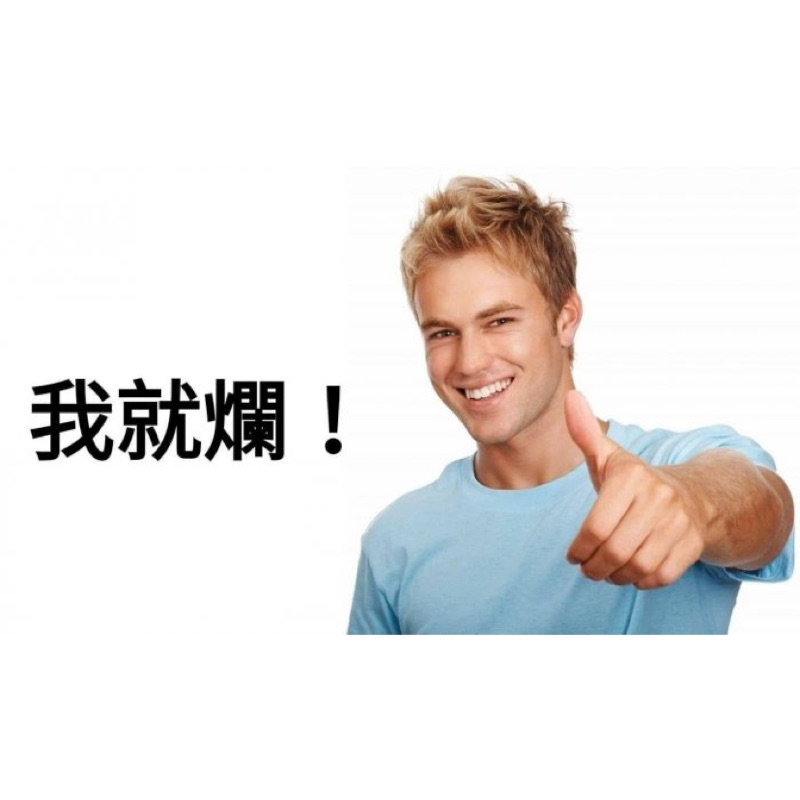
#> input picture example_image_for_face_recognition.jpg, 800 x 800 px
$ jupyter execute --allow-errors '計算機程式期末專案_超級明星臉.ipynb'   (shell and % lines are left out)
#> lines starting #> are read from the running program, lines starting #| are printed output that depends on the picture; pictures that were not available may be replaced by others from this repository, and a replacement may not be noted
# 內容最後更新時間：2020/06/02

# 計算機程式期末專案：超級明星臉

**組員名單：**
* 108303067 會計一 杜淑萍
* 105306019 資管四 陳宇鑫 (組長)
* 105308035 風管四 黃偉竣
* 105308045 風管四 林庭萱

**專案分工：**
* 杜淑萍：蒐集及整理資料(女明星 part1)、建立模型、上台報告
* 陳宇鑫：蒐集及整理資料(男明星 part1)、建立模型、主程式(這份ipynb檔案的內容)、投影片內容、上台報告
* 黃偉竣：蒐集及整理資料(女明星 part2)、建立模型、尋找可用的程式套件
* 林庭萱：蒐集及整理資料(男明星 part2)、建立模型、提案影片、投影片美工

**提案影片：**
https://www.youtube.com/watch?v=-U66l3MJ7OA&fbclid=IwAR3Rebtj3P8VdFg2QCxxoqHl9Hl4IJw91mqV0X7tjqc0mP1eqD2dMMDoIDU

**存放該程式碼和其他相關檔案的github repository：**
https://github.com/SwordenBlade1230/NCCU_ComputerProgramming_groupProject

**模型輸入和輸出的資料、範例資料集等資源：**
https://drive.google.com/drive/folders/1YkJT5EksVRj9jSiOUyrWW1B_Y_4cwlB2?usp=sharing

**說明投影片**
https://drive.google.com/file/d/1tYJatyQdmmRlieLFt987i2wETiNa7PJs/view?usp=sharing

# 0. 前言

現在網路上有許多**「你看起來像哪個名人」**的網站，只要輸入自己的頭像，網頁就會顯示你看起來像哪一位名人的結果。而在這次的專案中，我們將自己建立類似這樣的模型。我們預計以**男女各五十位明星，每位約150張的臉部照片**作為訓練和測試的資料，分別建立兩個CNN模型：一個專門輸入男性的頭像，按照輸入照片的臉部特徵，輸出模型認為和輸入照片最相似的男明星的名稱；另一個則是專門負責女明星的預測。從資料集的建立和模型的訓練，都是由我們組員分工合作而來。而在資料集建立的過程中，有許多重點值得和大家分享，例如網路爬蟲、相片臉部擷取等。

本程式碼包含四個部分，分別是**資料蒐集**、**資料前處理**、**建立模型**以及**應用**的部分，每個段落的程式碼可以獨立執行(前提是預先準備好程式碼需要讀入的檔案，以及安裝必要的套件)。如果按照該程式碼的教學從頭到尾執行一遍，將會產出一個能夠按照臉部特徵辨識明星的模型，但是過程中還是有一些部分需要人力介入，例如在擷取臉部圖片的步驟後必須人工篩選符合預期的圖片。**如果僅需DEMO，可以直接從「4.2 讀取自己的照片，看模型會給出什麼有趣的結果」的部分開始執行**。

如果要重頭開始執行該程式碼，請確保和該程式碼同一個目錄下有**chromedriver.exe**和**haarcascade_frontalface_default.xml**的檔案(這兩個檔案可以直接從上方提供的github repository下載，網路上打關鍵字也有資源可以下載)，分別在之後爬取圖片和擷取圖片中的人臉時會用到。另外，有一個名為**說明圖片**的資料夾，裡面存放解說的圖片，如果移除或移動路徑將無法在該程式碼上看到相關的說明圖片，因此請盡量不要動到它。

# 1. 資料蒐集

## 1.1 取得明星名單

目前我們女明星的名單是參考**FHM Taiwan 男人幫雜誌 2020台灣百大美女排行榜**(取其中五十位)。
完整榜單網址：https://top10bikeguide.com.tw/yule/star/3941.html

由於網路上並沒有華人50大男明星的參考名單，自己想又缺乏客觀依據，因此針對男明星的名單部分，我們以**「網路溫度計 - 歌手天團 - 網路聲量 」**為參考，取出熱度前200名的明星(目前以歌手和樂團主唱為主)。雖然排名在前面的明星有可能是因為負面聲量的關係，但這些明星能排名在前面至少近期討論度算高的。以下的程式碼將透過爬蟲的方式，自動取得熱度前200名的明星名單。

[cell 1]
# 安裝必要的函式庫
#!pip install beautifulsoup4

[cell 2]
# 載入函式庫
import requests
from bs4 import BeautifulSoup
import time
import datetime

[cell 3]
# 設定最多要爬到第幾頁的資料(一頁有十位明星的名稱)
max_page = 20

[cell 4]
# 主程式
star_list = [] # 用來裝歌手和樂團的列表

st = time.time()

#> (the rest of this cell did not finish here and is left out)

[cell 5]
# 印出前五名的結果
star_list[:5]

[cell 6]
# 將列表存成記事本方便未來操作
today = datetime.date.today()
target_file_name = '網路溫度計 - 歌手天團 - 網路聲量 前兩百名的歌手及樂團名稱_' + str(today) + '.txt'

with open(target_file_name, 'w', encoding="utf-8") as f:
    for item in star_list:
        f.write("%s\n" % item)

執行完該部分的程式碼後，將會在和該程式碼同一個目錄下產生一個名為「網路溫度計 - 歌手天團 - 網路聲量 前兩百名的歌手及樂團名稱_當天日期」的文字檔，裡面將會有200位歌手和樂團的名稱，如下圖所示。

因為我們只需要前50名男明星的名稱，因此需要對該文字檔做篩選(把女明星和排名比較後面的男明星篩選掉)。由於我們組員每一個人需要負責處理25位明星的臉部照片，因此該程式碼之後「1.2 爬取搜尋引擎上的圖片」和「2.1 資料前處理」的部分將以前25名男明星為例(明星名單請參照下方範例圖片裡面的內容，不過這是2020-04-27爬蟲的結果，現在排名應該會有所更動)。在篩選的過程中，**如果遇到樂團名稱就以該樂團的主唱為主**，例如將「五月天」改成「陳信宏(阿信)」，將「蘇打綠」改成「吳青峰」。篩選完之後將檔案另存為**明星列表.txt**，一樣是存放在和該程式碼同一個目錄下。

## 1.2 爬取搜尋引擎上的圖片

原本我們打算用**google_images_download**從Google爬取圖片，但在今年年初(約2月的時候)Google改變其前端的程式碼之後該函式就失效了，因此我們後來改寫網路一個爬取搜狗圖片的範例程式(**Python Selenium 自動化爬取大量圖片**)，作為我們蒐集圖片的主程式(參考來源有附在下方)。

用**搜狗圖片**作為我們目標爬蟲搜尋引擎的原因，在於Google對於大量請求很敏感，設置了反爬蟲系統，被偵測到的話以後就不能使用Google搜尋，因此這裡選擇搜狗圖片作為我們要爬蟲的搜尋引擎，一方面圖片資源也很多，再來就算真的被封鎖ip也比較不心痛。

Selenium 是為瀏覽器自動化（Browser Automation）需求所設計的一套工具集合，讓程式可以直接驅動瀏覽器進行各種網站操作。之後我們會用程式自動開啟一個由Selenium控制的瀏覽器(目前我們使用的瀏覽器驅動器為**ChromeDriver**)，自動下載圖片到指定的資料夾。

注意事項：
* 在跑該部分的程式之前，必須確定ChromeDriver的執行檔已放在和該程式碼同一個目錄下。如果ChromeDriver無法正常運行(程式被中斷)，可能是因為目前Google Chrome和ChromeDriver的版本不一致的緣故，請至下列網址下載和自己Google Chrome版本匹配的ChromeDriver。
https://chromedriver.chromium.org/downloads
* 雖然有設置爬蟲的冷卻時間(目前設3秒，可以再設更高)，但還是有可能會被對面的伺服器擋掉，因此執行該部分的程式碼到一半斷掉時(例如被伺服器檔或網路突然斷訊)，可以將**明星列表.txt**已經跑完的明星名稱移除，然後在運行一次該部分的程式碼(不過在做這個步驟前請先備份原始的明星列表，避免之後發生意外)。
* 程式碼在跑的過程中，不要動到新開啟的Chrome視窗(視窗中有寫「受到自動測試軟體的控制」的那個)。
* 該部分的程式碼會運行比較長的時間(爬一位明星的250張照片大概要花上3到6分鐘不等)，請耐心等候，或是去做別的事情。

參考來源：   https://medium.com/%E4%BC%81%E9%B5%9D%E4%B9%9F%E6%87%82%E7%A8%8B%E5%BC%8F%E8%A8%AD%E8%A8%88/python%E7%88%AC%E8%9F%B2-python-selenium-%E8%87%AA%E5%8B%95%E5%8C%96%E7%88%AC%E5%8F%96%E5%A4%A7%E9%87%8F%E5%9C%96%E7%89%87-a35d3c89c6d1

函式名稱：image_crawler
參數說明：
* target_name：目標照片主題的名字
* url：爬取頁面網址
* img_num = 100：要爬取的照片數量
* base_path = 'imgs'：儲存圖片的基本路徑
* chromeDriver = 'chromedriver'：ChromeDriver檔案存放的路徑(預設是和該程式同一個目錄下)

[cell 7]
# 安裝必要的函式庫
# !pip install selenium
# !pip install opencc-python-reimplemented

[cell 8]
# 主函式
from selenium import webdriver
import time
import urllib
import os

# [66 lines left out: function image_crawler, not called in this run]

#> (a cell that did not finish here is left out)

[cell 10]
### 生成簡體版本的歌手名單，以便之後擷取藝人圖片搜尋結果的網址(針對搜狗圖片或其他大陸的瀏覽器) ###
from opencc import OpenCC
#> (the rest of this cell did not finish here and is left out)

[cell 11]
### 主程式 ###
for idx, star_name in enumerate(star_list):
    st = time.time()

    # 目標照片主題的名字
    print('---------------------- 目前進度：' + star_name + ' ----------------------')
    target_name = star_name

    # 爬取頁面網址
    url = 'https://pic.sogou.com/pics?query=' + star_list_simplified[idx]

    # 要爬取照片的數量
    img_num = 250

    # 儲存圖片的基本路徑
    base_path = 'imgs'

    # ChromeDriver檔案放的位置
    chromeDriver = 'chromedriver' # 預設是和該程式同一個目錄下

    image_crawler(target_name, url, img_num, base_path, chromeDriver)

    ed = time.time()
    spend_time = ed - st
    print(f'花費時間：{spend_time:.2f}秒')

跑完該部分的程式碼後，將會在和該程式碼同一個目錄下看到名為**imgs**的資料夾，點開後裡面會有各個明星的照片資料夾(目前以各個明星的名稱作為資料夾名稱)，如下面的範例圖片所示。

有些明星的圖片可能不滿自己設定的張數(例如下面的範例圖片，可以猜猜看是哪一位藝人)，其原因可能在於該明星在對岸的知名度還沒有起來，或是近期處於被對岸封殺的狀態(畢竟我們是用大陸的瀏覽器)，如果張數和目標張數真的差太多，可以換別的明星重跑一次該部分的程式碼。

# 2. 資料前處理

## 2.1 擷取圖片中的人臉

由於在我們剛才爬下來的圖片當中，有些圖片的背景就占了圖片中很大的篇幅(如上面的範例圖片)，這對之後建立一個人臉辨識模型將會帶來很大的雜訊，因此我們需要將這些圖片中人臉的部分擷取出來，作為之後我們的訓練資料。

我們將透過**OpenCV已經訓練好的臉部分類器(haarcascade_frontalface_default.xml)**達到擷取人臉的目的。

face_cascade.detectMultiScale參數說明：
* ScaleFactor：每次搜尋方塊減少的比例
* minNeighbers：每個目標至少檢測到幾次以上，才可被認定是真數據。
* minSize：設定數據搜尋的最小尺寸，如 minSize=(40,40)

注意事項：
* 在該部分程式碼運行的過程中，某些圖片可能基於某種原因無法被OpenCV讀取(目前我不知道原因為何)，但應該是占整體的少數，因此可以直接忽略
* 如果覺得人臉辨識的結果比預期張數少了太多(例如原本有250張照片，結果最後只剩50張)，可以降低face_cascade.detectMultiScale中 scaleFactor和minNeighbers的數字放寬臉部判定的門檻(目前我把該參數設成face_segmentation函式的參數了，可以在執行face_segmentation的時候直接調整)，以目前預設的參數大概10分鐘內可以跑完。
* OpenCV的臉部分類器可以多重擷取照片中的人臉，因此原始照片中可以有多個人臉。

參考來源：
https://medium.com/@yanweiliu/python%E5%BD%B1%E5%83%8F%E8%BE%A8%E8%AD%98%E7%AD%86%E8%A8%98-%E4%B8%80-%E4%BD%BF%E7%94%A8open-cv%E8%BE%A8%E8%AD%98%E5%9C%96%E7%89%87%E5%8F%8A%E5%BD%B1%E7%89%87%E4%B8%AD%E7%9A%84%E4%BA%BA%E8%87%89-527ef48f3a86

使用OpenCV無法讀取中文路徑的解決方法：
https://www.zhihu.com/question/67157462/answer/251754530

[cell 12]
# 安裝必要的函式庫
# !pip install opencv-python
# !pip install opencc-python-reimplemented

[cell 13]
### 主函式 ###
import cv2
import matplotlib.pyplot as plt
import os
import numpy as np

def face_segmentation(imgs_base_path, scaleFactor=1.05, minNeighbors=3, minSize=(32, 32)):

    # 建立新的資料夾，用來存放只含人臉部分的照片
#> called with imgs_base_path = 'imgs', scaleFactor = 1.05, minNeighbors = 3, minSize = (32, 32)
    target_base_path = imgs_base_path + '_face'
    if not os.path.exists(target_base_path):
            os.makedirs(target_base_path)
            print('----------- 建立新資料夾：' + target_base_path + ' -----------')


    # 載入分類器
    face_cascade = cv2.CascadeClassifier('haarcascade_frontalface_default.xml')

    for category_file_name in os.listdir(imgs_base_path):
        print('---------------------- 目前程式處理的資料夾名稱：' + category_file_name + ' ----------------------')

        # 建立和該類別對應的目標資料夾，用來存放該類別只含人臉部分的照片
        target_category_path = os.path.join(target_base_path, category_file_name)
        if not os.path.exists(target_category_path):
                os.makedirs(target_category_path)
                print('----------- 建立新資料夾：' + target_category_path + ' -----------')

        # 對該類別資料夾中的每一張照片擷取人臉的部分並輸出成新的照片
        for img_name in os.listdir(os.path.join(imgs_base_path, category_file_name)):
            #img = cv2.imread(os.path.join(imgs_base_path, category_file_name, img_name)) # 讀取圖片
            img = cv2.imdecode(np.fromfile(os.path.join(imgs_base_path, category_file_name, img_name),dtype=np.uint8),-1)
#> img is the input picture: shape (800, 800, 3); mean B, G, R 230.1, 231.5, 234.4
                # 讀取圖片(路徑含有中文字的版本)

            try:
                gray = cv2.cvtColor(img, cv2.COLOR_BGR2GRAY)  # 轉成灰階圖片
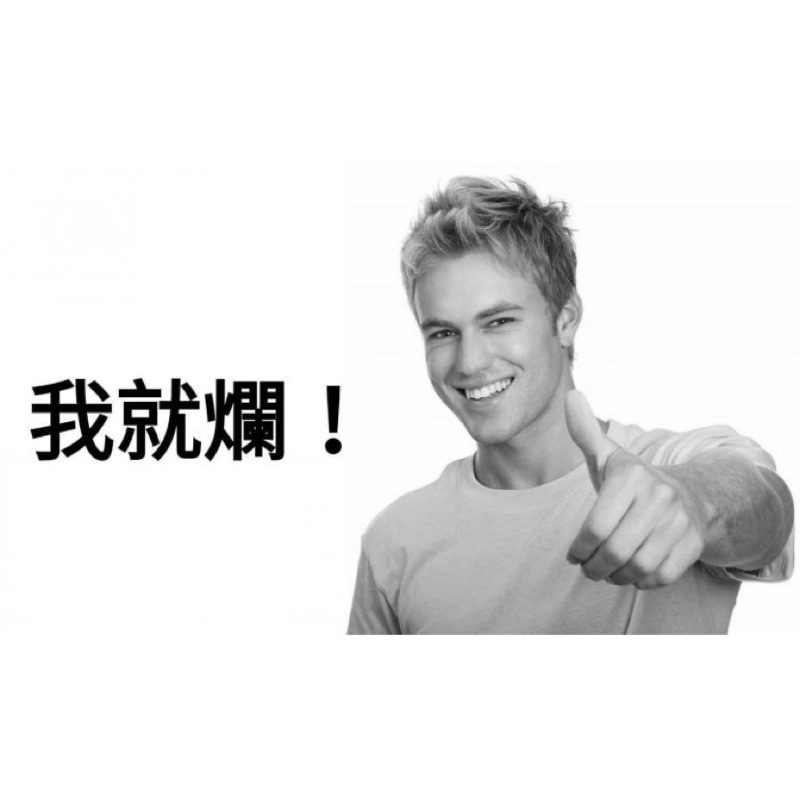
#> gray: shape (800, 800); min 0, max 255, mean 232.2
                faces = face_cascade.detectMultiScale(
                    gray, scaleFactor=scaleFactor, minNeighbors=minNeighbors, minSize=minSize)
#> faces = [[392, 263, 162, 162]]
                for idx, (x, y, w, h) in enumerate(faces):
                    crop_img = img[y:y+h, x:x+w] # 裁切圖片
#                     cv2.imwrite(
#                         os.path.join(target_base_path, category_file_name, img_name[:3] + '_' + str(idx + 1) + '.jpg'),
#                         crop_img
#                     ) # 保存圖片至目標路徑
                    cv2.imencode('.jpg', crop_img)[1].tofile(
                        os.path.join(target_base_path, category_file_name, img_name[:3] + '_' + str(idx + 1) + '.jpg')
                    ) # 保存圖片至目標路徑(路徑含有中文字的版本)
#> this loop made 1 pass
#> pass 1, in face_segmentation, `crop_img = img[y:y+h, x:x+w]`:
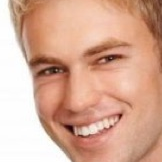
#> crop_img: shape (162, 162, 3); mean B, G, R 149.5, 170.4, 215
            except:
                print('無法讀取', os.path.join(imgs_base_path, category_file_name, img_name))

[cell 14]
### 主程式 ###
import time
st = time.time()

face_segmentation(imgs_base_path='imgs', scaleFactor=1.05, minNeighbors=3, minSize=(32, 32))

ed = time.time()
spend_time = ed - st
print(f'花費時間：{spend_time:.2f}秒')

運行完該部分的程式碼之後，將會在和該程式碼同一個目錄下看到名為**imgs_face**的資料夾，點開來後會有各個明星臉部偵測的結果(如下面的範例圖片)

然而直接透過臉部分類器擷取出來的臉部圖片可能會出現以下狀況：
* 重複的照片
* 擷取到的人臉非完整的
* 擷取到非人臉的部分
* 出現根本不是那位藝人的臉
* 擷取到的臉本身過於「崩壞」
* 擷取到的臉角度過於側面

因此這部分需要**人力的介入**，對各個資料夾中的圖片進行人工篩選(強烈建議實施該步驟之前先將imgs_face的資料夾進行備份)，直到符合該明星的臉部照片至少超過規定的數量(我們目前以150張臉部照片為底線)。如果該明星的照片不足150張，可以透過Goole圖片、臉書、IG、Youtube和微博等各種管道用截圖的方式補足(Windows作業系統可以用Win+Shift+S進行特定螢幕區域的截圖)，如果和目標張數差太多張的話，將從之前「網路溫度計 - 歌手天團 - 網路聲量 前兩百名的歌手及樂團名稱_當天日期」的文字檔中取排名更後面的明星，再重新從搜狗圖片爬取這些明星的圖片(畢竟手動螢幕截圖也是不輕鬆的工作)。

以下是我負責的部分最終的結果，其中有些明星因為成功辨識的臉部照片太少而被換成其他的明星。

## 2.2 將資料集整理成模型輸入的形式

現在我們已經建立好特定明星的臉部資料集，之後將透過該部分的程式碼將其轉成模型輸入的形式：(x_train, x_test, y_train, y_test)。

這裡將以**50位男明星，共7500張照片的資料集(imgs_face_male，由宇鑫和庭萱負責建立的資料集)**做為該部分和「3. 建立模型」的示範。

參考來源：https://pythonprogramming.net/loading-custom-data-deep-learning-python-tensorflow-keras/

[cell 15]
import numpy as np
import matplotlib.pyplot as plt
import os
import cv2
from tqdm import tqdm # 進度條

[cell 16]
# 超參數設定
DATADIR = "imgs_face_male"
IMG_SIZE = 64 # 目前我們的運算資源(筆電)跑不動128 * 128的圖片
CHANNEL_NUM = 3 # 1 = 灰階圖片； 3 = 彩色圖片

[cell 17]
class_names = os.listdir(DATADIR)
print(class_names) # 印出所有圖片的類別

[cell 18]
training_data = []

def create_training_data():
    for category in class_names:  # do dogs and cats

        path = os.path.join(DATADIR,category)  # create path to dogs and cats
        class_num = class_names.index(category)  # get the classification

        for img in tqdm(os.listdir(path)):  # iterate over each image per dogs and cats
            try:
                if CHANNEL_NUM == 3:
                    img_array = cv2.imdecode(np.fromfile(os.path.join(path,img),dtype=np.uint8),-1)
                    img_array = cv2.cvtColor(img_array, cv2.COLOR_BGR2RGB)
                elif CHANNEL_NUM == 1:
                    img_array = cv2.imdecode(np.fromfile(os.path.join(path,img),dtype=np.uint8),cv2.IMREAD_GRAYSCALE)
                new_array = cv2.resize(img_array, (IMG_SIZE, IMG_SIZE))  # resize to normalize data size
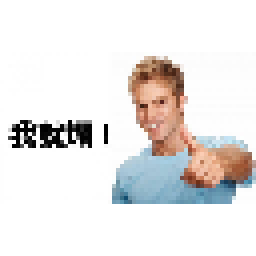
#> new_array: shape (64, 64, 3) (shown 4 times larger); mean R, G, B 233.1, 230.3, 228.9
                training_data.append([new_array, class_num])  # add this to our training_data
            except Exception as e:  # in the interest in keeping the output clean...
                pass

create_training_data()

[cell 19]
X = []
y = []

for features,label in training_data:
    X.append(features)
    y.append(label)
#> this loop made 1 pass
#> label on pass 1: 0
#> after the loop, X = 1 item; y = [0]

if CHANNEL_NUM == 3:
    X = np.array(X).reshape(-1, IMG_SIZE, IMG_SIZE, 3)
elif CHANNEL_NUM == 1:
    X = np.array(X).reshape(-1, IMG_SIZE, IMG_SIZE, 1)
